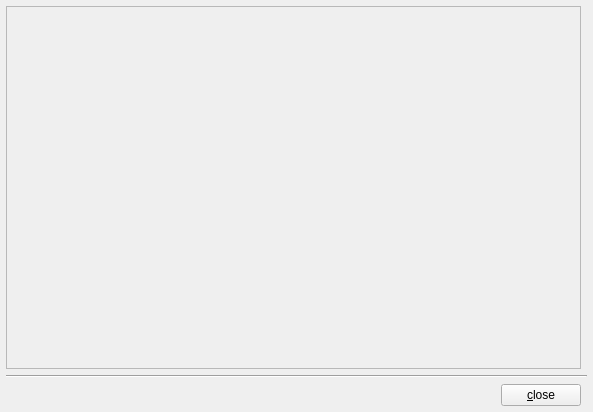
<?xml version="1.0" encoding="UTF-8"?>
<ui version="4.0">
 <class>warningsGui</class>
 <widget class="QWidget" name="warningsGui">
  <property name="geometry">
   <rect>
    <x>0</x>
    <y>0</y>
    <width>593</width>
    <height>412</height>
   </rect>
  </property>
  <property name="windowTitle">
   <string>Warnings</string>
  </property>
  <layout class="QGridLayout" name="gridLayout">
   <item row="1" column="0" colspan="4">
    <widget class="Line" name="line1">
     <property name="frameShape">
      <enum>QFrame::HLine</enum>
     </property>
     <property name="frameShadow">
      <enum>QFrame::Sunken</enum>
     </property>
    </widget>
   </item>
   <item row="4" column="2">
    <widget class="QPushButton" name="closePushButton">
     <property name="text">
      <string>&amp;close</string>
     </property>
     <property name="shortcut">
      <string>Alt+C</string>
     </property>
    </widget>
   </item>
   <item row="4" column="1">
    <spacer name="horizontalSpacer">
     <property name="orientation">
      <enum>Qt::Horizontal</enum>
     </property>
     <property name="sizeHint" stdset="0">
      <size>
       <width>40</width>
       <height>20</height>
      </size>
     </property>
    </spacer>
   </item>
   <item row="0" column="0" colspan="3">
    <widget class="QScrollArea" name="scrollArea">
     <property name="widgetResizable">
      <bool>true</bool>
     </property>
     <widget class="QWidget" name="scrollAreaWidgetContents">
      <property name="geometry">
       <rect>
        <x>0</x>
        <y>0</y>
        <width>575</width>
        <height>362</height>
       </rect>
      </property>
      <layout class="QHBoxLayout" name="horizontalLayout">
       <item>
        <widget class="QLabel" name="label">
         <property name="text">
          <string/>
         </property>
         <property name="textFormat">
          <enum>Qt::RichText</enum>
         </property>
         <property name="alignment">
          <set>Qt::AlignLeading|Qt::AlignLeft|Qt::AlignTop</set>
         </property>
         <property name="wordWrap">
          <bool>true</bool>
         </property>
         <property name="openExternalLinks">
          <bool>true</bool>
         </property>
        </widget>
       </item>
      </layout>
     </widget>
    </widget>
   </item>
  </layout>
 </widget>
 <layoutdefault spacing="6" margin="6"/>
 <resources/>
 <connections>
  <connection>
   <sender>closePushButton</sender>
   <signal>clicked()</signal>
   <receiver>warningsGui</receiver>
   <slot>hide()</slot>
   <hints>
    <hint type="sourcelabel">
     <x>546</x>
     <y>351</y>
    </hint>
    <hint type="destinationlabel">
     <x>296</x>
     <y>186</y>
    </hint>
   </hints>
  </connection>
 </connections>
</ui>
